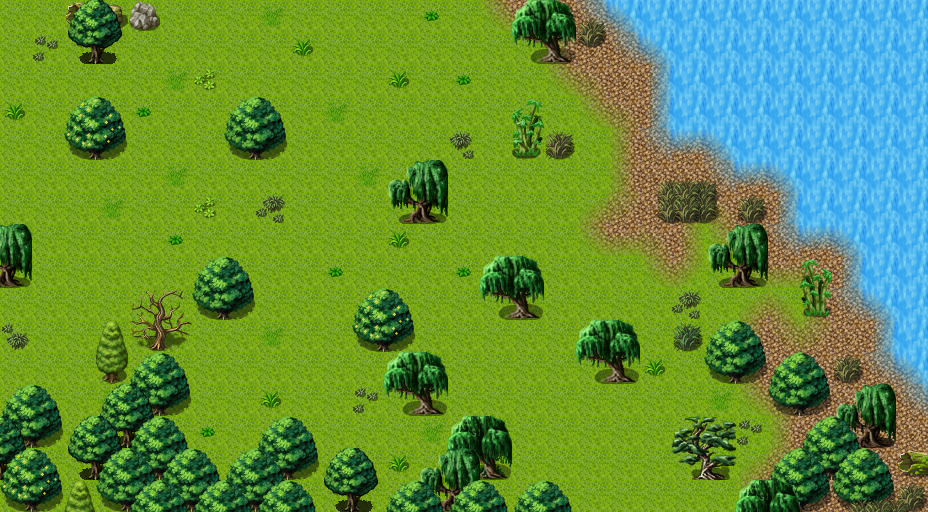

This is a level from a 2D game, rendered from its Tiled map with the project's own tilesets. A one-line summary and the map file follow, with tile-layer data summarised:
An orthogonal 29x16 tile map with 32x32 px tiles, 4 tile layers (Base, Ground, Objects, Above), 1 hidden layer not drawn, 62 tilesets and 10 objects (5x mapchange, 5x spawn).

<map version="1.10" tiledversion="1.11.2" orientation="orthogonal" renderorder="right-down" width="29" height="16" tilewidth="32" tileheight="32" infinite="0" nextlayerid="10" nextobjectid="12">
 <tileset firstgid="1" name="map_bed_1" tilewidth="32" tileheight="32" tilecount="160" columns="16">
  <image source="../drawable/map_bed_1.png" width="512" height="320" />
 </tileset>
 <tileset firstgid="161" name="map_border_1" tilewidth="32" tileheight="32" tilecount="128" columns="16">
  <image source="../drawable/map_border_1.png" width="512" height="256" />
 </tileset>
 <tileset firstgid="289" name="map_bridge_1" tilewidth="32" tileheight="32" tilecount="128" columns="16">
  <image source="../drawable/map_bridge_1.png" width="512" height="256" />
 </tileset>
 <tileset firstgid="417" name="map_bridge_2" tilewidth="32" tileheight="32" tilecount="128" columns="16">
  <image source="../drawable/map_bridge_2.png" width="512" height="256" />
 </tileset>
 <tileset firstgid="545" name="map_broken_1" tilewidth="32" tileheight="32" tilecount="128" columns="16">
  <image source="../drawable/map_broken_1.png" width="512" height="256" />
 </tileset>
 <tileset firstgid="673" name="map_cavewall_1" tilewidth="32" tileheight="32" tilecount="108" columns="18">
  <image source="../drawable/map_cavewall_1.png" width="576" height="192" />
 </tileset>
 <tileset firstgid="781" name="map_cavewall_2" tilewidth="32" tileheight="32" tilecount="108" columns="18">
  <image source="../drawable/map_cavewall_2.png" width="576" height="192" />
 </tileset>
 <tileset firstgid="889" name="map_cavewall_3" tilewidth="32" tileheight="32" tilecount="108" columns="18">
  <image source="../drawable/map_cavewall_3.png" width="576" height="192" />
 </tileset>
 <tileset firstgid="997" name="map_cavewall_4" tilewidth="32" tileheight="32" tilecount="108" columns="18">
  <image source="../drawable/map_cavewall_4.png" width="576" height="192" />
 </tileset>
 <tileset firstgid="1105" name="map_chair_table_1" tilewidth="32" tileheight="32" tilecount="128" columns="16">
  <image source="../drawable/map_chair_table_1.png" width="512" height="256" />
 </tileset>
 <tileset firstgid="1233" name="map_chair_table_2" tilewidth="32" tileheight="32" tilecount="128" columns="16">
  <image source="../drawable/map_chair_table_2.png" width="512" height="256" />
 </tileset>
 <tileset firstgid="1361" name="map_crate_1" tilewidth="32" tileheight="32" tilecount="128" columns="16">
  <image source="../drawable/map_crate_1.png" width="512" height="256" />
 </tileset>
 <tileset firstgid="1489" name="map_cupboard_1" tilewidth="32" tileheight="32" tilecount="128" columns="16">
  <image source="../drawable/map_cupboard_1.png" width="512" height="256" />
 </tileset>
 <tileset firstgid="1617" name="map_curtain_1" tilewidth="32" tileheight="32" tilecount="128" columns="16">
  <image source="../drawable/map_curtain_1.png" width="512" height="256" />
 </tileset>
 <tileset firstgid="1745" name="map_entrance_1" tilewidth="32" tileheight="32" tilecount="128" columns="16">
  <image source="../drawable/map_entrance_1.png" width="512" height="256" />
 </tileset>
 <tileset firstgid="1873" name="map_entrance_2" tilewidth="32" tileheight="32" tilecount="128" columns="16">
  <image source="../drawable/map_entrance_2.png" width="512" height="256" />
 </tileset>
 <tileset firstgid="2001" name="map_fence_1" tilewidth="32" tileheight="32" tilecount="128" columns="16">
  <image source="../drawable/map_fence_1.png" width="512" height="256" />
 </tileset>
 <tileset firstgid="2129" name="map_fence_2" tilewidth="32" tileheight="32" tilecount="128" columns="16">
  <image source="../drawable/map_fence_2.png" width="512" height="256" />
 </tileset>
 <tileset firstgid="2257" name="map_fence_3" tilewidth="32" tileheight="32" tilecount="128" columns="16">
  <image source="../drawable/map_fence_3.png" width="512" height="256" />
 </tileset>
 <tileset firstgid="2385" name="map_fence_4" tilewidth="32" tileheight="32" tilecount="128" columns="16">
  <image source="../drawable/map_fence_4.png" width="512" height="256" />
 </tileset>
 <tileset firstgid="2513" name="map_ground_2" tilewidth="32" tileheight="32" tilecount="128" columns="16">
  <image source="../drawable/map_ground_2.png" width="512" height="256" />
 </tileset>
 <tileset firstgid="2641" name="map_ground_3" tilewidth="32" tileheight="32" tilecount="128" columns="16">
  <image source="../drawable/map_ground_3.png" width="512" height="256" />
 </tileset>
 <tileset firstgid="2769" name="map_ground_4" tilewidth="32" tileheight="32" tilecount="128" columns="16">
  <image source="../drawable/map_ground_4.png" width="512" height="256" />
 </tileset>
 <tileset firstgid="2897" name="map_ground_5" tilewidth="32" tileheight="32" tilecount="128" columns="16">
  <image source="../drawable/map_ground_5.png" width="512" height="256" />
 </tileset>
 <tileset firstgid="3025" name="map_ground_6" tilewidth="32" tileheight="32" tilecount="128" columns="16">
  <image source="../drawable/map_ground_6.png" width="512" height="256" />
 </tileset>
 <tileset firstgid="3153" name="map_ground_7" tilewidth="32" tileheight="32" tilecount="128" columns="16">
  <image source="../drawable/map_ground_7.png" width="512" height="256" />
 </tileset>
 <tileset firstgid="3281" name="map_ground_8" tilewidth="32" tileheight="32" tilecount="128" columns="16">
  <image source="../drawable/map_ground_8.png" width="512" height="256" />
 </tileset>
 <tileset firstgid="3409" name="map_house_1" tilewidth="32" tileheight="32" tilecount="128" columns="16">
  <image source="../drawable/map_house_1.png" width="512" height="256" />
 </tileset>
 <tileset firstgid="3537" name="map_house_2" tilewidth="32" tileheight="32" tilecount="128" columns="16">
  <image source="../drawable/map_house_2.png" width="512" height="256" />
 </tileset>
 <tileset firstgid="3665" name="map_indoor_1" tilewidth="32" tileheight="32" tilecount="128" columns="16">
  <image source="../drawable/map_indoor_1.png" width="512" height="256" />
 </tileset>
 <tileset firstgid="3793" name="map_indoor_2" tilewidth="32" tileheight="32" tilecount="128" columns="16">
  <image source="../drawable/map_indoor_2.png" width="512" height="256" />
 </tileset>
 <tileset firstgid="3921" name="map_kitchen_1" tilewidth="32" tileheight="32" tilecount="128" columns="16">
  <image source="../drawable/map_kitchen_1.png" width="512" height="256" />
 </tileset>
 <tileset firstgid="4049" name="map_outdoor_1" tilewidth="32" tileheight="32" tilecount="128" columns="16">
  <image source="../drawable/map_outdoor_1.png" width="512" height="256" />
 </tileset>
 <tileset firstgid="4177" name="map_pillar_1" tilewidth="32" tileheight="32" tilecount="128" columns="16">
  <image source="../drawable/map_pillar_1.png" width="512" height="256" />
 </tileset>
 <tileset firstgid="4305" name="map_pillar_2" tilewidth="32" tileheight="32" tilecount="128" columns="16">
  <image source="../drawable/map_pillar_2.png" width="512" height="256" />
 </tileset>
 <tileset firstgid="4433" name="map_plant_2" tilewidth="32" tileheight="32" tilecount="128" columns="16">
  <image source="../drawable/map_plant_2.png" width="512" height="256" />
 </tileset>
 <tileset firstgid="4561" name="map_rock_1" tilewidth="32" tileheight="32" tilecount="128" columns="16">
  <image source="../drawable/map_rock_1.png" width="512" height="256" />
 </tileset>
 <tileset firstgid="4689" name="map_rock_2" tilewidth="32" tileheight="32" tilecount="128" columns="16">
  <image source="../drawable/map_rock_2.png" width="512" height="256" />
 </tileset>
 <tileset firstgid="4817" name="map_roof_1" tilewidth="32" tileheight="32" tilecount="128" columns="16">
  <image source="../drawable/map_roof_1.png" width="512" height="256" />
 </tileset>
 <tileset firstgid="4945" name="map_roof_2" tilewidth="32" tileheight="32" tilecount="128" columns="16">
  <image source="../drawable/map_roof_2.png" width="512" height="256" />
 </tileset>
 <tileset firstgid="5073" name="map_roof_3" tilewidth="32" tileheight="32" tilecount="128" columns="16">
  <image source="../drawable/map_roof_3.png" width="512" height="256" />
 </tileset>
 <tileset firstgid="5201" name="map_shop_1" tilewidth="32" tileheight="32" tilecount="128" columns="16">
  <image source="../drawable/map_shop_1.png" width="512" height="256" />
 </tileset>
 <tileset firstgid="5329" name="map_sign_ladder_1" tilewidth="32" tileheight="32" tilecount="128" columns="16">
  <image source="../drawable/map_sign_ladder_1.png" width="512" height="256" />
 </tileset>
 <tileset firstgid="5457" name="map_table_1" tilewidth="32" tileheight="32" tilecount="128" columns="16">
  <image source="../drawable/map_table_1.png" width="512" height="256" />
 </tileset>
 <tileset firstgid="5585" name="map_transition_1" tilewidth="32" tileheight="32" tilecount="128" columns="16">
  <image source="../drawable/map_transition_1.png" width="512" height="256" />
 </tileset>
 <tileset firstgid="5713" name="map_transition_2" tilewidth="32" tileheight="32" tilecount="128" columns="16">
  <image source="../drawable/map_transition_2.png" width="512" height="256" />
 </tileset>
 <tileset firstgid="5841" name="map_transition_3" tilewidth="32" tileheight="32" tilecount="128" columns="16">
  <image source="../drawable/map_transition_3.png" width="512" height="256" />
 </tileset>
 <tileset firstgid="5969" name="map_transition_4" tilewidth="32" tileheight="32" tilecount="128" columns="16">
  <image source="../drawable/map_transition_4.png" width="512" height="256" />
 </tileset>
 <tileset firstgid="6097" name="map_transition_5" tilewidth="32" tileheight="32" tilecount="128" columns="16">
  <image source="../drawable/map_transition_5.png" width="512" height="256" />
 </tileset>
 <tileset firstgid="6225" name="map_wall_1" tilewidth="32" tileheight="32" tilecount="128" columns="16">
  <image source="../drawable/map_wall_1.png" width="512" height="256" />
 </tileset>
 <tileset firstgid="6353" name="map_wall_2" tilewidth="32" tileheight="32" tilecount="120" columns="15">
  <image source="../drawable/map_wall_2.png" width="480" height="256" />
 </tileset>
 <tileset firstgid="6473" name="map_wall_3" tilewidth="32" tileheight="32" tilecount="120" columns="15">
  <image source="../drawable/map_wall_3.png" width="480" height="256" />
 </tileset>
 <tileset firstgid="6593" name="map_wall_4" tilewidth="32" tileheight="32" tilecount="120" columns="15">
  <image source="../drawable/map_wall_4.png" width="480" height="256" />
 </tileset>
 <tileset firstgid="6713" name="map_window_1" tilewidth="32" tileheight="32" tilecount="128" columns="16">
  <image source="../drawable/map_window_1.png" width="512" height="256" />
 </tileset>
 <tileset firstgid="6841" name="map_window_2" tilewidth="32" tileheight="32" tilecount="128" columns="16">
  <image source="../drawable/map_window_2.png" width="512" height="256" />
 </tileset>
 <tileset firstgid="6969" name="map_tree_2" tilewidth="32" tileheight="32" tilecount="128" columns="16">
  <image source="../drawable/map_tree_2.png" width="512" height="256" />
 </tileset>
 <tileset firstgid="7097" name="map_plant_3" tilewidth="32" tileheight="32" tilecount="128" columns="16">
  <image source="../drawable/map_plant_3.png" width="512" height="256" />
 </tileset>
 <tileset firstgid="7225" name="map_tree_3" tilewidth="32" tileheight="32" tilecount="544" columns="32">
  <image source="../drawable/map_tree_3.png" width="1024" height="544" />
 </tileset>
 <tileset firstgid="7769" name="map_plant_1" tilewidth="32" tileheight="32" tilecount="128" columns="16">
  <image source="../drawable/map_plant_1.png" width="512" height="256" />
 </tileset>
 <tileset firstgid="7897" name="map_trail_1" tilewidth="32" tileheight="32" tilecount="128" columns="16">
  <image source="../drawable/map_trail_1.png" width="512" height="256" />
 </tileset>
 <tileset firstgid="8025" name="map_ground_1" tilewidth="32" tileheight="32" tilecount="128" columns="16">
  <image source="../drawable/map_ground_1.png" width="512" height="256" />
 </tileset>
 <tileset firstgid="8153" name="map_tree_1" tilewidth="32" tileheight="32" tilecount="128" columns="16">
  <image source="../drawable/map_tree_1.png" width="512" height="256" />
 </tileset>
 <layer id="1" name="Base" width="29" height="16">
  <data>[464 cells, 5 non-empty, 2 distinct tile ids]</data>
 </layer>
 <layer id="2" name="Ground" width="29" height="16">
  <data>[464 cells, 463 non-empty, 6 distinct tile ids]</data>
 </layer>
 <layer id="3" name="Objects" width="29" height="16">
  <data>[464 cells, 165 non-empty, 47 distinct tile ids]</data>
 </layer>
 <layer id="4" name="Above" width="29" height="16">
  <data>[464 cells, 101 non-empty, 34 distinct tile ids]</data>
 </layer>
 <layer id="5" name="Walkable" width="29" height="16" visible="0">
  <data>[464 cells, 147 non-empty, 1 distinct tile ids]</data>
 </layer>
 <objectgroup id="6" name="Mapevents" visible="0">
  <object id="2" name="south" type="mapchange" x="576" y="480" width="160" height="32">
   <properties>
    <property name="map" value="brightportwild7" />
    <property name="place" value="north" />
   </properties>
  </object>
  <object id="3" name="north" type="mapchange" x="160" y="0" width="448" height="32">
   <properties>
    <property name="map" value="waytobrightport17" />
    <property name="place" value="south" />
   </properties>
  </object>
  <object id="4" name="north1" type="mapchange" x="0" y="0" width="64" height="32">
   <properties>
    <property name="map" value="waytobrightport16" />
    <property name="place" value="south" />
   </properties>
  </object>
  <object id="5" name="west" type="mapchange" x="0" y="32" width="32" height="384">
   <properties>
    <property name="map" value="waytobrightport19" />
    <property name="place" value="east" />
   </properties>
  </object>
  <object id="11" name="east" type="mapchange" x="896" y="384" width="32" height="64">
   <properties>
    <property name="map" value="brightportwild22" />
    <property name="place" value="west" />
   </properties>
  </object>
 </objectgroup>
 <objectgroup id="7" name="Spawn" visible="0">
  <object id="6" name="lizardfencer" type="spawn" x="544" y="160" width="224" height="256">
   <properties>
    <property name="spawngroup" value="brightport_redlizard2" />
   </properties>
  </object>
  <object id="7" name="lizardcorsair" type="spawn" x="608" y="256" width="64" height="128">
   <properties>
    <property name="spawngroup" value="brightport_redlizard" />
   </properties>
  </object>
  <object id="8" name="brightport_deer" type="spawn" x="160" y="288" width="384" height="160">
   <properties>
    <property name="quantity" value="3" />
    <property name="spawngroup" value="brightport_deer" />
   </properties>
  </object>
  <object id="9" name="deer" type="spawn" x="160" y="64" width="352" height="192">
   <properties>
    <property name="quantity" value="2" />
    <property name="spawngroup" value="brightport_sickdeer" />
   </properties>
  </object>
  <object id="10" name="brightport_squirrel" type="spawn" x="160" y="288" width="448" height="160">
   <properties>
    <property name="quantity" value="2" />
    <property name="spawngroup" value="brightport_squirrel2" />
   </properties>
  </object>
 </objectgroup>
 <objectgroup id="8" name="Keys" visible="0" />
 <objectgroup id="9" name="Replace" />
</map>
